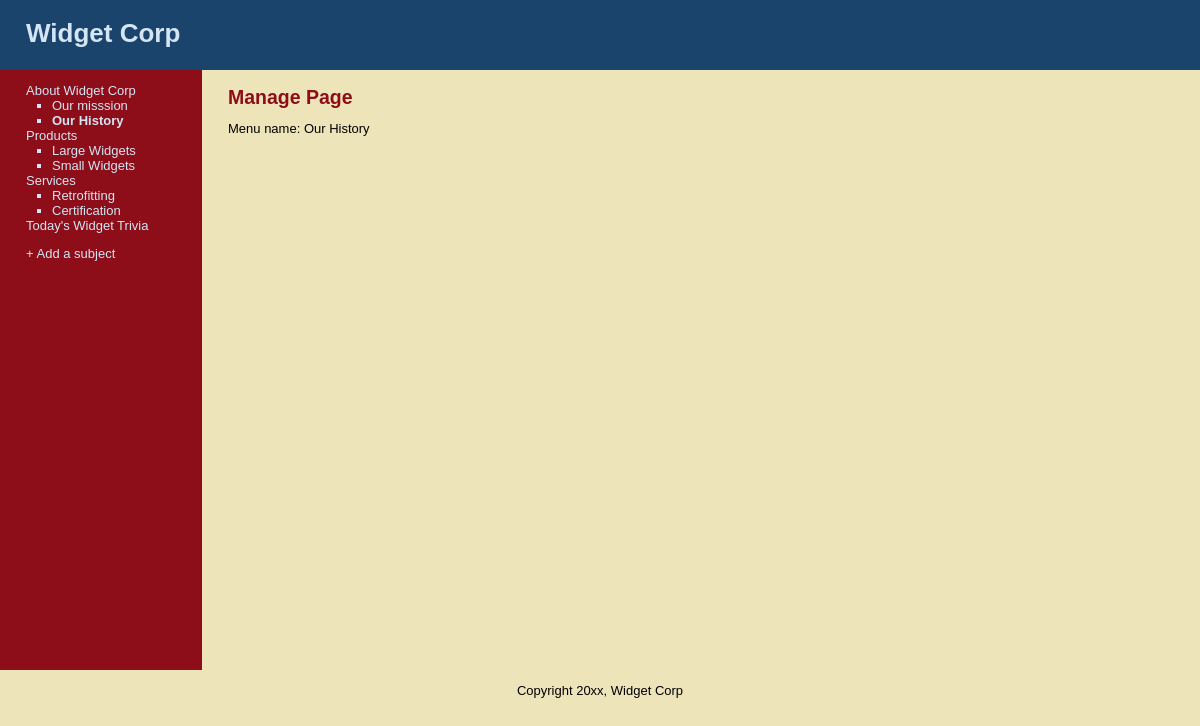
The app's page /manage_content.php?page=3 with its own data.
### tables this page shows
CREATE TABLE IF NOT EXISTS `subjects` (
  `id` int(11) NOT NULL AUTO_INCREMENT,
  `menu_name` varchar(50) NOT NULL,
  `position` int(3) NOT NULL,
  `visible` tinyint(1) NOT NULL,
  PRIMARY KEY (`id`)
);

CREATE TABLE IF NOT EXISTS `pages` (
  `id` int(11) NOT NULL AUTO_INCREMENT,
  `subject_id` int(11) NOT NULL,
  `menu_name` varchar(30) NOT NULL,
  `position` int(3) NOT NULL,
  `visible` tinyint(1) NOT NULL,
  `content` text,
  PRIMARY KEY (`id`),
  KEY `subject_id` (`subject_id`)
);

### public/manage_content.php (the view, shortened to what this page needs)
<?php require_once("../includes/db_connection.php"); ?>
<?php require_once("../includes/functions.php"); ?>
<?php include("../includes/layouts/header.php"); ?>
<?php find_selected_page(); ?>
<div id="main">
	<div id="navigation">
		<?php echo navigation($current_subject, $current_page); ?>
		<a href="new_subject.php">+ Add a subject</a>
	</div>
	<div id="page">
		<?php if($current_subject){?>
			<h2>Manage Subject</h2>
			Menu name: <?php echo $current_subject["menu_name"];?>
			<a href="edit_subject.php?subject=<?php echo $current_subject["id"]; ?>">Edit Subject</a>
		<?php } elseif ($current_page){?>
			<h2>Manage Page</h2>
			Menu name: <?php echo $current_page["menu_name"];?>
		<?php } else {?>
			Please select a subject or a page.
		<?php } ?>
	</div>
</div>
<?php include("../includes/layouts/footer.php"); ?>

### includes/functions.php (shortened to what this page needs)
<?php
function find_all_subjects() {
	global $connection;
	$query = "SELECT * ";
	$query .= "FROM subjects ";
	$query .= "WHERE visible = 1 ";
	$query .= "ORDER BY position ASC";
	$subject_set = mysqli_query ( $connection, $query );
	return $subject_set;
}
function find_pages_for_subject($subject_id){
	global $connection;
	$safe_subject_id = mysqli_real_escape_string($connection, $subject_id);
	$query = "SELECT * ";
	$query .= "FROM pages ";
	$query .= "WHERE visible = 1 ";
	$query .= "AND subject_id = {$safe_subject_id} ";
	$query .= "ORDER BY position ASC";
	$page_set = mysqli_query($connection, $query);
	return $page_set;
}
function navigation($subject_array,$page_array){
	$output = "<ul class=\"subjects\">";
	$subject_set = find_all_subjects();
	while($subject = mysqli_fetch_assoc($subject_set)){
		$output .= "<li";
		$output .= ">";
		$output .= "<a href=\"manage_content.php?subject=";
		$output .= urlencode($subject["id"]);
		$output .= "\">";
		$output .= $subject["menu_name"];
		$output .= "</a>";
		$page_set = find_pages_for_subject($subject["id"]);
		$output .= "<ul class=\"pages\">";
		while ($page = mysqli_fetch_assoc($page_set)){
			$output .= "<li";
			if ($page_array && $page["id"] == $page_array["id"]){
				$output .= " class=\"selected\"";
			}
			$output .= ">";
			$output .= "<a href=\"manage_content.php?page=";
			$output .= urlencode($page["id"]);
			$output .="\">";
			$output .= $page["menu_name"];
			$output .= "</a>";
			$output .= "</li>";
		}
	$output .= "</ul>";
	$output .= "</li>";
	}
	$output .="</ul>";
	return $output;
}
function find_page_by_id($page_id){
	global $connection;
	$safe_page_id = mysqli_real_escape_string($connection, $page_id);
	$query = "SELECT * ";
	$query .= "FROM pages ";
	$query .= "WHERE id = {$safe_page_id} ";
	$query .= "LIMIT 1";
	$page_set = mysqli_query ( $connection, $query );
	if($page = mysqli_fetch_assoc($page_set)){
		return $page;
	}else{
		return null;
	}
}
function find_selected_page(){
	if(isset($_GET["subject"])){
		$current_subject = find_subject_by_id($_GET["subject"]);
		$current_page = null;
	}elseif (isset($_GET["page"])){
		$current_page = find_page_by_id($_GET["page"]);
		$current_subject = null;
	}else{
		$current_subject = null;
		$current_page = null;
	}
}
?>

### public/stylesheets/public.css (style rules this page uses)
html { height: 100%; width: 100%; }
body { width: 100%; margin:0; padding: 0; border: 0; font-family: Verdana, Arial, Helvetica, sans-serif; font-size: 13px; line-height: 15px; background: #EEE4B9; }
a { color: #8D0D19; }
#main { height: 600px; width: 100%; margin: 0; padding: 0; background: #EEE4B9; }
#navigation { float: left; width: 150px; height: 100%; margin: 0; padding: 0 2em; color: #D4E6F4; background: #8D0D19; }
#navigation a { color: #D4E6F4; text-decoration: none; }
ul.subjects { margin: 1em 0; padding-left: 0; list-style: none; }
ul.pages { padding-left: 2em; list-style: square; font-weight: normal; }
.selected { font-weight: bold; }
#page { float: left; height: 100%; padding-left: 2em; vertical-align: top; background: #EEE4B9; }
#page h2 { color: #8D0D19; margin-top: 1em; }

### records on screen
subjects: value "About Widget Corp"
pages: value "Our misssion"
pages: value "Our History", menu_name "Our History"
subjects: value "Products"
pages: value "Large Widgets"
pages: value "Small Widgets"
subjects: value "Services"
pages: value "Retrofitting"
pages: value "Certification"
subjects: value "Today's Widget Trivia"
